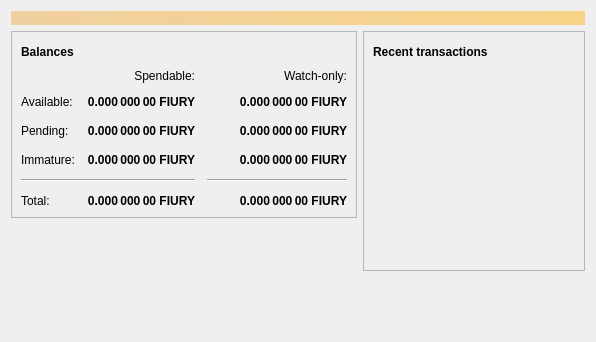
<?xml version="1.0" encoding="UTF-8"?>
<ui version="4.0">
 <class>OverviewPage</class>
 <widget class="QWidget" name="OverviewPage">
  <property name="geometry">
   <rect>
    <x>0</x>
    <y>0</y>
    <width>596</width>
    <height>342</height>
   </rect>
  </property>
  <property name="windowTitle">
   <string>Form</string>
  </property>
  <layout class="QVBoxLayout" name="topLayout">
   <item>
    <widget class="QLabel" name="labelAlerts">
     <property name="visible">
      <bool>false</bool>
     </property>
     <property name="styleSheet">
      <string notr="true">QLabel { background-color: qlineargradient(x1: 0, y1: 0, x2: 1, y2: 0, stop:0 #F0D0A0, stop:1 #F8D488); color:#000000; }</string>
     </property>
     <property name="wordWrap">
      <bool>true</bool>
     </property>
     <property name="margin">
      <number>3</number>
     </property>
     <property name="textInteractionFlags">
      <set>Qt::TextSelectableByMouse</set>
     </property>
    </widget>
   </item>
   <item>
    <layout class="QHBoxLayout" name="horizontalLayout" stretch="1,1">
     <item>
      <layout class="QVBoxLayout" name="verticalLayout_2">
       <item>
        <widget class="QFrame" name="frame">
         <property name="frameShape">
          <enum>QFrame::StyledPanel</enum>
         </property>
         <property name="frameShadow">
          <enum>QFrame::Raised</enum>
         </property>
         <layout class="QVBoxLayout" name="verticalLayout_4">
          <item>
           <layout class="QHBoxLayout" name="horizontalLayout_4">
            <item>
             <widget class="QLabel" name="label_5">
              <property name="font">
               <font>
                <weight>75</weight>
                <bold>true</bold>
               </font>
              </property>
              <property name="text">
               <string>Balances</string>
              </property>
             </widget>
            </item>
            <item>
             <widget class="QPushButton" name="labelWalletStatus">
              <property name="enabled">
               <bool>true</bool>
              </property>
              <property name="maximumSize">
               <size>
                <width>30</width>
                <height>16777215</height>
               </size>
              </property>
              <property name="toolTip">
               <string>The displayed information may be out of date. Your wallet automatically synchronizes with the Fiurycoin network after a connection is established, but this process has not completed yet.</string>
              </property>
              <property name="text">
               <string/>
              </property>
              <property name="icon">
               <iconset resource="../bitcoin.qrc">
                <normaloff>:/icons/warning</normaloff>
                <disabledoff>:/icons/warning</disabledoff>:/icons/warning</iconset>
              </property>
              <property name="iconSize">
               <size>
                <width>24</width>
                <height>24</height>
               </size>
              </property>
              <property name="flat">
               <bool>true</bool>
              </property>
             </widget>
            </item>
            <item>
             <spacer name="horizontalSpacer_3">
              <property name="orientation">
               <enum>Qt::Horizontal</enum>
              </property>
              <property name="sizeHint" stdset="0">
               <size>
                <width>40</width>
                <height>20</height>
               </size>
              </property>
             </spacer>
            </item>
           </layout>
          </item>
          <item>
           <layout class="QGridLayout" name="gridLayout">
            <property name="spacing">
             <number>12</number>
            </property>
            <item row="2" column="2">
             <widget class="QLabel" name="labelWatchPending">
              <property name="font">
               <font>
                <weight>75</weight>
                <bold>true</bold>
               </font>
              </property>
              <property name="cursor">
               <cursorShape>IBeamCursor</cursorShape>
              </property>
              <property name="toolTip">
               <string>Unconfirmed transactions to watch-only addresses</string>
              </property>
              <property name="text">
               <string notr="true">0.000 000 00 FIURY</string>
              </property>
              <property name="alignment">
               <set>Qt::AlignRight|Qt::AlignTrailing|Qt::AlignVCenter</set>
              </property>
              <property name="textInteractionFlags">
               <set>Qt::LinksAccessibleByMouse|Qt::TextSelectableByKeyboard|Qt::TextSelectableByMouse</set>
              </property>
             </widget>
            </item>
            <item row="2" column="1">
             <widget class="QLabel" name="labelUnconfirmed">
              <property name="font">
               <font>
                <weight>75</weight>
                <bold>true</bold>
               </font>
              </property>
              <property name="cursor">
               <cursorShape>IBeamCursor</cursorShape>
              </property>
              <property name="toolTip">
               <string>Total of transactions that have yet to be confirmed, and do not yet count toward the spendable balance</string>
              </property>
              <property name="text">
               <string notr="true">0.000 000 00 FIURY</string>
              </property>
              <property name="alignment">
               <set>Qt::AlignRight|Qt::AlignTrailing|Qt::AlignVCenter</set>
              </property>
              <property name="textInteractionFlags">
               <set>Qt::LinksAccessibleByMouse|Qt::TextSelectableByKeyboard|Qt::TextSelectableByMouse</set>
              </property>
             </widget>
            </item>
            <item row="3" column="2">
             <widget class="QLabel" name="labelWatchImmature">
              <property name="font">
               <font>
                <weight>75</weight>
                <bold>true</bold>
               </font>
              </property>
              <property name="cursor">
               <cursorShape>IBeamCursor</cursorShape>
              </property>
              <property name="toolTip">
               <string>Mined balance in watch-only addresses that has not yet matured</string>
              </property>
              <property name="text">
               <string notr="true">0.000 000 00 FIURY</string>
              </property>
              <property name="alignment">
               <set>Qt::AlignRight|Qt::AlignTrailing|Qt::AlignVCenter</set>
              </property>
              <property name="textInteractionFlags">
               <set>Qt::LinksAccessibleByMouse|Qt::TextSelectableByKeyboard|Qt::TextSelectableByMouse</set>
              </property>
             </widget>
            </item>
            <item row="4" column="0" colspan="2">
             <widget class="Line" name="line">
              <property name="orientation">
               <enum>Qt::Horizontal</enum>
              </property>
             </widget>
            </item>
            <item row="4" column="2">
             <widget class="Line" name="lineWatchBalance">
              <property name="sizePolicy">
               <sizepolicy hsizetype="Preferred" vsizetype="Fixed">
                <horstretch>0</horstretch>
                <verstretch>0</verstretch>
               </sizepolicy>
              </property>
              <property name="minimumSize">
               <size>
                <width>140</width>
                <height>0</height>
               </size>
              </property>
              <property name="orientation">
               <enum>Qt::Horizontal</enum>
              </property>
             </widget>
            </item>
            <item row="5" column="0">
             <widget class="QLabel" name="labelTotalText">
              <property name="text">
               <string>Total:</string>
              </property>
             </widget>
            </item>
            <item row="3" column="1">
             <widget class="QLabel" name="labelImmature">
              <property name="font">
               <font>
                <weight>75</weight>
                <bold>true</bold>
               </font>
              </property>
              <property name="cursor">
               <cursorShape>IBeamCursor</cursorShape>
              </property>
              <property name="toolTip">
               <string>Mined balance that has not yet matured</string>
              </property>
              <property name="text">
               <string notr="true">0.000 000 00 FIURY</string>
              </property>
              <property name="alignment">
               <set>Qt::AlignRight|Qt::AlignTrailing|Qt::AlignVCenter</set>
              </property>
              <property name="textInteractionFlags">
               <set>Qt::LinksAccessibleByMouse|Qt::TextSelectableByKeyboard|Qt::TextSelectableByMouse</set>
              </property>
             </widget>
            </item>
            <item row="2" column="3">
             <spacer name="horizontalSpacer_2">
              <property name="orientation">
               <enum>Qt::Horizontal</enum>
              </property>
              <property name="sizeHint" stdset="0">
               <size>
                <width>40</width>
                <height>20</height>
               </size>
              </property>
             </spacer>
            </item>
            <item row="3" column="0">
             <widget class="QLabel" name="labelImmatureText">
              <property name="text">
               <string>Immature:</string>
              </property>
             </widget>
            </item>
            <item row="5" column="1">
             <widget class="QLabel" name="labelTotal">
              <property name="font">
               <font>
                <weight>75</weight>
                <bold>true</bold>
               </font>
              </property>
              <property name="cursor">
               <cursorShape>IBeamCursor</cursorShape>
              </property>
              <property name="toolTip">
               <string>Your current total balance</string>
              </property>
              <property name="text">
               <string notr="true">0.000 000 00 FIURY</string>
              </property>
              <property name="alignment">
               <set>Qt::AlignRight|Qt::AlignTrailing|Qt::AlignVCenter</set>
              </property>
              <property name="textInteractionFlags">
               <set>Qt::LinksAccessibleByMouse|Qt::TextSelectableByKeyboard|Qt::TextSelectableByMouse</set>
              </property>
             </widget>
            </item>
            <item row="5" column="2">
             <widget class="QLabel" name="labelWatchTotal">
              <property name="font">
               <font>
                <weight>75</weight>
                <bold>true</bold>
               </font>
              </property>
              <property name="cursor">
               <cursorShape>IBeamCursor</cursorShape>
              </property>
              <property name="toolTip">
               <string>Current total balance in watch-only addresses</string>
              </property>
              <property name="text">
               <string notr="true">0.000 000 00 FIURY</string>
              </property>
              <property name="alignment">
               <set>Qt::AlignRight|Qt::AlignTrailing|Qt::AlignVCenter</set>
              </property>
              <property name="textInteractionFlags">
               <set>Qt::LinksAccessibleByMouse|Qt::TextSelectableByKeyboard|Qt::TextSelectableByMouse</set>
              </property>
             </widget>
            </item>
            <item row="0" column="2">
             <widget class="QLabel" name="labelWatchonly">
              <property name="text">
               <string>Watch-only:</string>
              </property>
              <property name="alignment">
               <set>Qt::AlignRight|Qt::AlignTrailing|Qt::AlignVCenter</set>
              </property>
             </widget>
            </item>
            <item row="1" column="0">
             <widget class="QLabel" name="labelBalanceText">
              <property name="text">
               <string>Available:</string>
              </property>
             </widget>
            </item>
            <item row="1" column="1">
             <widget class="QLabel" name="labelBalance">
              <property name="font">
               <font>
                <weight>75</weight>
                <bold>true</bold>
               </font>
              </property>
              <property name="cursor">
               <cursorShape>IBeamCursor</cursorShape>
              </property>
              <property name="toolTip">
               <string>Your current spendable balance</string>
              </property>
              <property name="text">
               <string notr="true">0.000 000 00 FIURY</string>
              </property>
              <property name="alignment">
               <set>Qt::AlignRight|Qt::AlignTrailing|Qt::AlignVCenter</set>
              </property>
              <property name="textInteractionFlags">
               <set>Qt::LinksAccessibleByMouse|Qt::TextSelectableByKeyboard|Qt::TextSelectableByMouse</set>
              </property>
             </widget>
            </item>
            <item row="1" column="2">
             <widget class="QLabel" name="labelWatchAvailable">
              <property name="font">
               <font>
                <weight>75</weight>
                <bold>true</bold>
               </font>
              </property>
              <property name="cursor">
               <cursorShape>IBeamCursor</cursorShape>
              </property>
              <property name="toolTip">
               <string>Your current balance in watch-only addresses</string>
              </property>
              <property name="text">
               <string notr="true">0.000 000 00 FIURY</string>
              </property>
              <property name="alignment">
               <set>Qt::AlignRight|Qt::AlignTrailing|Qt::AlignVCenter</set>
              </property>
              <property name="textInteractionFlags">
               <set>Qt::LinksAccessibleByMouse|Qt::TextSelectableByKeyboard|Qt::TextSelectableByMouse</set>
              </property>
             </widget>
            </item>
            <item row="2" column="0">
             <widget class="QLabel" name="labelPendingText">
              <property name="text">
               <string>Pending:</string>
              </property>
             </widget>
            </item>
            <item row="0" column="1">
             <widget class="QLabel" name="labelSpendable">
              <property name="text">
               <string>Spendable:</string>
              </property>
              <property name="alignment">
               <set>Qt::AlignRight|Qt::AlignTrailing|Qt::AlignVCenter</set>
              </property>
             </widget>
            </item>
           </layout>
          </item>
         </layout>
        </widget>
       </item>
       <item>
        <spacer name="verticalSpacer">
         <property name="orientation">
          <enum>Qt::Vertical</enum>
         </property>
         <property name="sizeHint" stdset="0">
          <size>
           <width>20</width>
           <height>40</height>
          </size>
         </property>
        </spacer>
       </item>
      </layout>
     </item>
     <item>
      <layout class="QVBoxLayout" name="verticalLayout_3">
       <item>
        <widget class="QFrame" name="frame_2">
         <property name="frameShape">
          <enum>QFrame::StyledPanel</enum>
         </property>
         <property name="frameShadow">
          <enum>QFrame::Raised</enum>
         </property>
         <layout class="QVBoxLayout" name="verticalLayout">
          <item>
           <layout class="QHBoxLayout" name="horizontalLayout_2">
            <item>
             <widget class="QLabel" name="label_4">
              <property name="font">
               <font>
                <weight>75</weight>
                <bold>true</bold>
               </font>
              </property>
              <property name="text">
               <string>Recent transactions</string>
              </property>
             </widget>
            </item>
            <item>
             <widget class="QPushButton" name="labelTransactionsStatus">
              <property name="enabled">
               <bool>true</bool>
              </property>
              <property name="maximumSize">
               <size>
                <width>30</width>
                <height>16777215</height>
               </size>
              </property>
              <property name="toolTip">
               <string>The displayed information may be out of date. Your wallet automatically synchronizes with the Fiurycoin network after a connection is established, but this process has not completed yet.</string>
              </property>
              <property name="text">
               <string/>
              </property>
              <property name="icon">
               <iconset resource="../bitcoin.qrc">
                <normaloff>:/icons/warning</normaloff>
                <disabledoff>:/icons/warning</disabledoff>:/icons/warning</iconset>
              </property>
              <property name="iconSize">
               <size>
                <width>24</width>
                <height>24</height>
               </size>
              </property>
              <property name="flat">
               <bool>true</bool>
              </property>
             </widget>
            </item>
            <item>
             <spacer name="horizontalSpacer">
              <property name="orientation">
               <enum>Qt::Horizontal</enum>
              </property>
              <property name="sizeHint" stdset="0">
               <size>
                <width>40</width>
                <height>20</height>
               </size>
              </property>
             </spacer>
            </item>
           </layout>
          </item>
          <item>
           <widget class="QListView" name="listTransactions">
            <property name="styleSheet">
             <string notr="true">QListView { background: transparent; }</string>
            </property>
            <property name="frameShape">
             <enum>QFrame::NoFrame</enum>
            </property>
            <property name="verticalScrollBarPolicy">
             <enum>Qt::ScrollBarAlwaysOff</enum>
            </property>
            <property name="horizontalScrollBarPolicy">
             <enum>Qt::ScrollBarAlwaysOff</enum>
            </property>
            <property name="selectionMode">
             <enum>QAbstractItemView::NoSelection</enum>
            </property>
           </widget>
          </item>
         </layout>
        </widget>
       </item>
       <item>
        <spacer name="verticalSpacer_2">
         <property name="orientation">
          <enum>Qt::Vertical</enum>
         </property>
         <property name="sizeHint" stdset="0">
          <size>
           <width>20</width>
           <height>40</height>
          </size>
         </property>
        </spacer>
       </item>
      </layout>
     </item>
    </layout>
   </item>
  </layout>
 </widget>
 <resources/>
 <connections/>
</ui>
